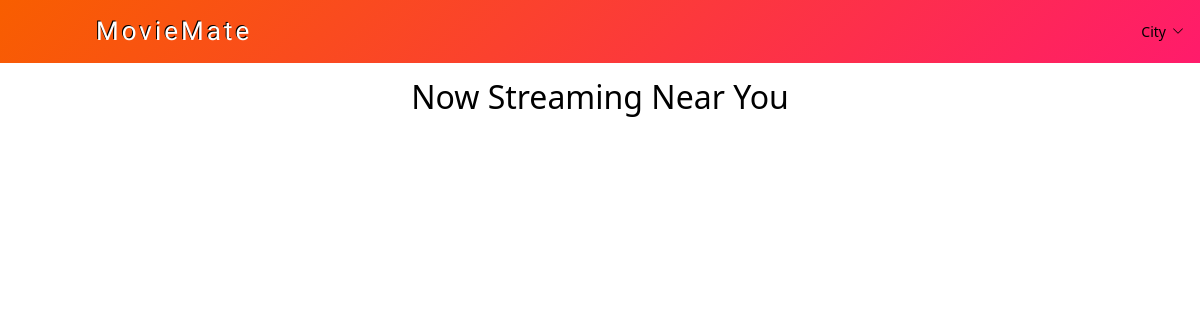
The app's page /, older data.
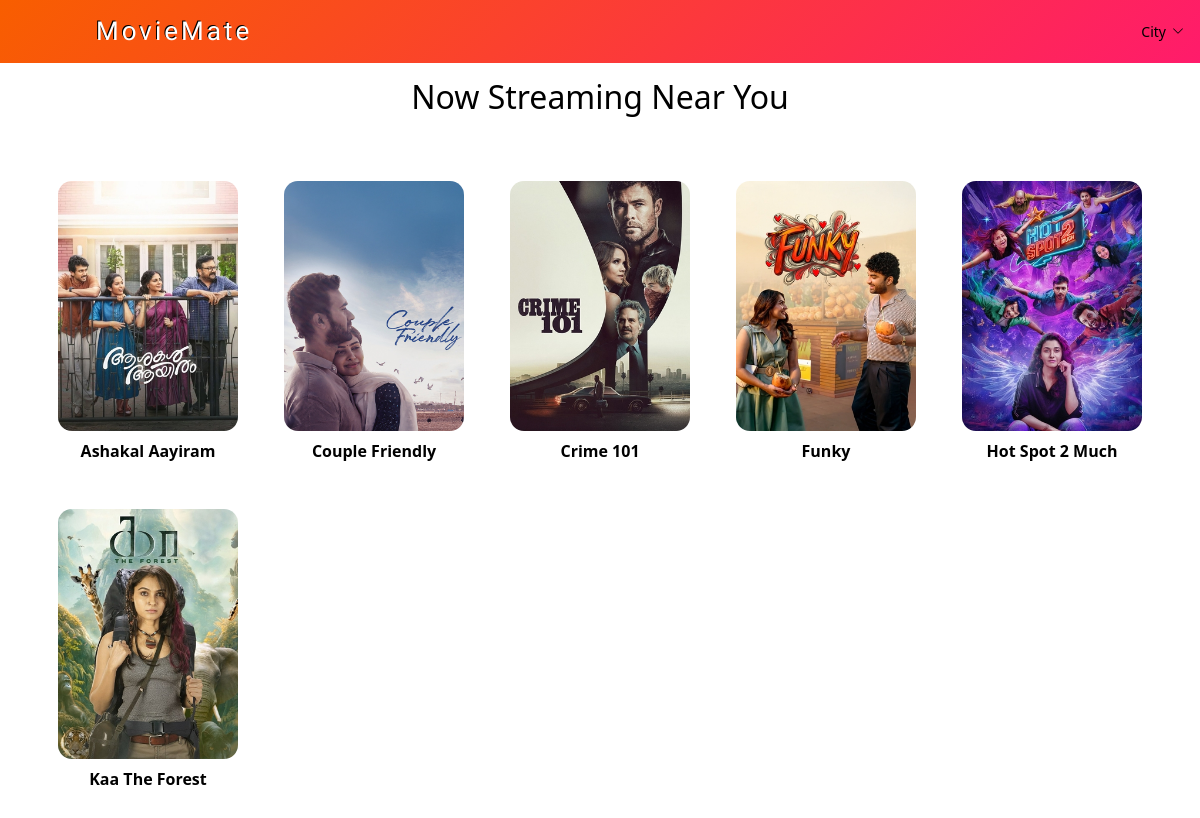
The same page, newer data.
### tables this page shows
CREATE TABLE movies (
        movie_id INTEGER PRIMARY KEY AUTOINCREMENT,
        title TEXT UNIQUE,
        image TEXT,
        duration TEXT,
        genres TEXT,
        certificate TEXT
    );

### app.py (the view)
@app.route("/")
def home():
    date = normalize_date(request.args.get("date"))
    conn = get_db()
    movies = conn.execute("""
        SELECT DISTINCT
            m.movie_id,
            m.title,
            m.image,
            m.duration,
            m.genres,
            m.certificate
        FROM movies m
        JOIN showtimes s ON m.movie_id = s.movie_id
        WHERE s.date = ?
        ORDER BY m.title
        LIMIT 6
    """, (date,)).fetchall()
    conn.close()
    return render_template("home.html", movies=movies)

### app.py (called while the page is built)
def get_db():
    conn = sqlite3.connect(DB)
    conn.row_factory = sqlite3.Row
    return conn

def normalize_date(d):
    if not d:
        return TODAY
    return d.replace("-", "").strip()

@app.context_processor
def inject_cities():
    conn = get_db()
    cities = conn.execute(
        "SELECT DISTINCT city FROM theatres ORDER BY city"
    ).fetchall()
    conn.close()
    return dict(cities=cities)

### templates/home.html (shortened to what this page needs)
{% extends "base.html" %}
{% block styles %}
<link rel="stylesheet" href="{{ url_for('static', filename='css/home.css') }}">
{% endblock %}
{% block content %}
<h2 class="section-title">Now Streaming Near You</h2>
<div class="poster-wrapper" id="movieContainer" data-offset="{{ movies|length }}">
  {% for m in movies %}
    <div class="poster-card">
      <img src="{{ url_for('static', filename=m.image) }}" alt="{{ m.title }}">
      <p class="movie-title">{{ m.title }}</p>
    </div>
  {% endfor %}
</div>
<div id="loadTrigger"></div>
{% endblock %}

Row changes from the older to the newer data that the page shows:
now on this page (row edited): movies: image (picture), title "Ashakal Aayiram"
now on this page (row edited): movies: image (picture), title "Couple Friendly"
now on this page (row edited): movies: image (picture), title "Crime 101"
now on this page (row edited): movies: image (picture), title "Funky"
now on this page (row unchanged): movies: image (picture), title "Hot Spot 2 Much"
now on this page (row edited): movies: image (picture), title "Kaa The Forest"
